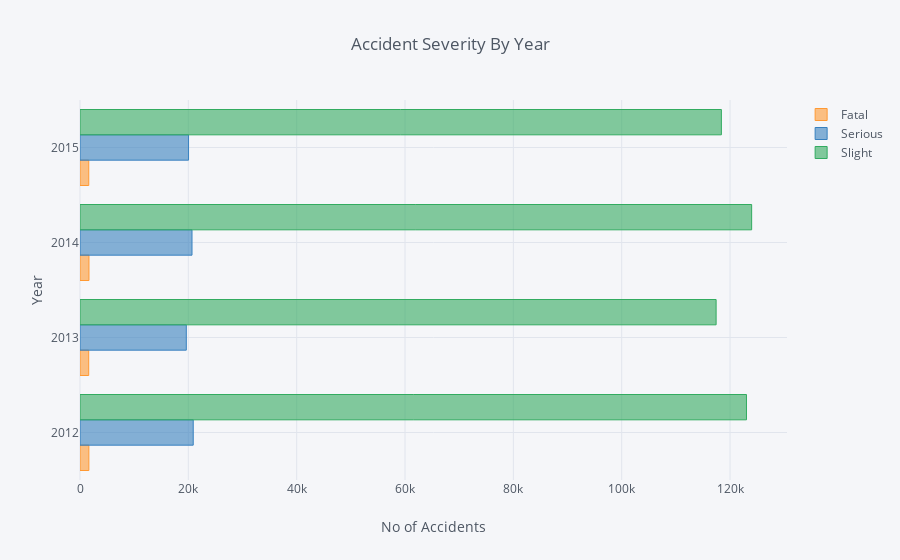

This figure's notebook cell:
### Code cell
seasongrpyear.iplot(kind='barh', xTitle='No of Accidents', yTitle='Year',title='Accident Severity By Year')

### Figure 1 — Plotly figure (JSON) as saved in the notebook; plotly's stock layout.template omitted (floating-point values rounded to 4 significant figures)
{"data": [{"marker": {"color": "rgba(255, 153, 51, 0.6)", "line": {"color": "rgba(255, 153, 51, 1.0)", "width": 1}}, "name": "Fatal", "orientation": "h", "text": "", "type": "bar", "uid": "77127ea8-8834-11e9-bc0e-f45c8991f033", "visible": true, "x": [1637, 1608, 1658, 1616], "y": [2012, 2013, 2014, 2015]}, {"marker": {"color": "rgba(55, 128, 191, 0.6)", "line": {"color": "rgba(55, 128, 191, 1.0)", "width": 1}}, "name": "Serious", "orientation": "h", "text": "", "type": "bar", "uid": "77128058-8834-11e9-ac8f-f45c8991f033", "visible": true, "x": [20901, 19624, 20676, 20038], "y": [2012, 2013, 2014, 2015]}, {"marker": {"color": "rgba(50, 171, 96, 0.6)", "line": {"color": "rgba(50, 171, 96, 1.0)", "width": 1}}, "name": "Slight", "orientation": "h", "text": "", "type": "bar", "uid": "77128118-8834-11e9-84b7-f45c8991f033", "visible": true, "x": [123033, 117428, 123988, 118402], "y": [2012, 2013, 2014, 2015]}], "layout": {"autosize": true, "legend": {"bgcolor": "#F5F6F9", "font": {"color": "#4D5663"}}, "paper_bgcolor": "#F5F6F9", "plot_bgcolor": "#F5F6F9", "title": "Accident Severity By Year", "titlefont": {"color": "#4D5663"}, "xaxis": {"autorange": true, "gridcolor": "#E1E5ED", "range": [0, 130500.0], "showgrid": true, "tickfont": {"color": "#4D5663"}, "title": "No of Accidents", "titlefont": {"color": "#4D5663"}, "type": "linear", "zerolinecolor": "#E1E5ED"}, "yaxis": {"autorange": true, "gridcolor": "#E1E5ED", "range": [2012.0, 2016.0], "showgrid": true, "tickfont": {"color": "#4D5663"}, "title": "Year", "titlefont": {"color": "#4D5663"}, "type": "linear", "zerolinecolor": "#E1E5ED"}}}
